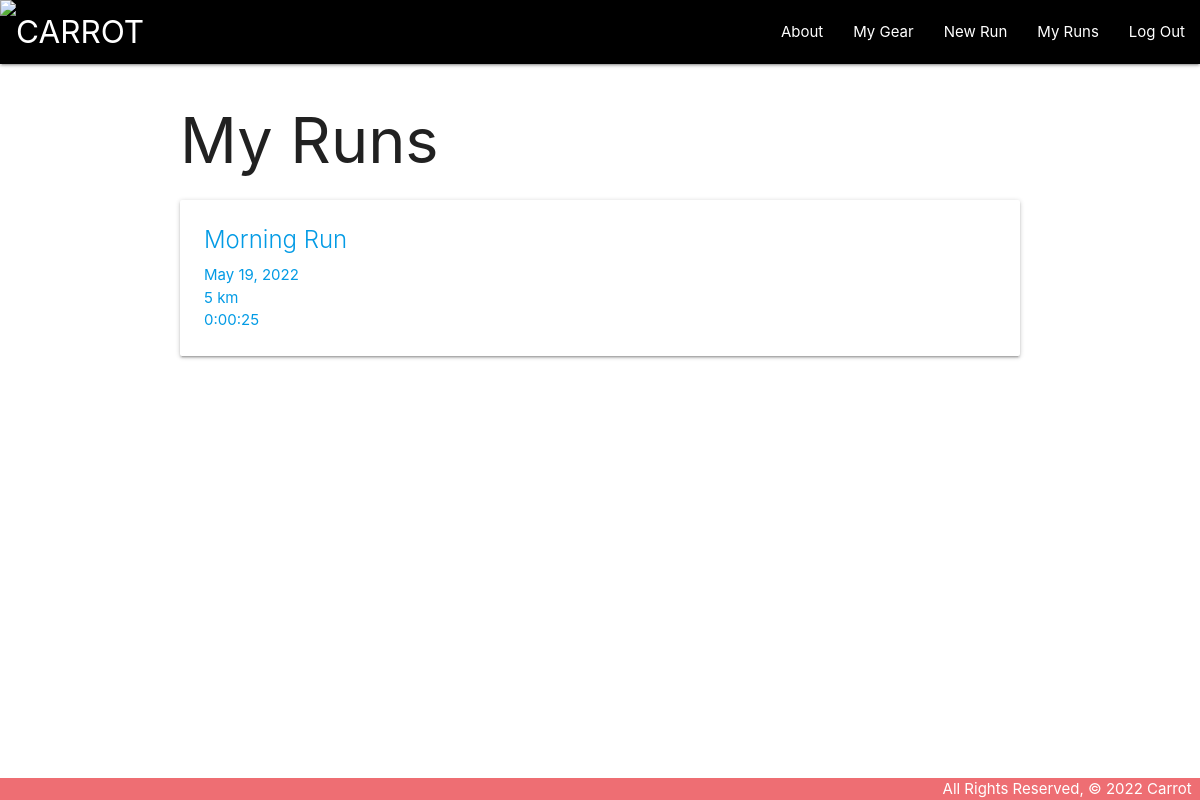
The app's page /runs/ (signed in), older data.
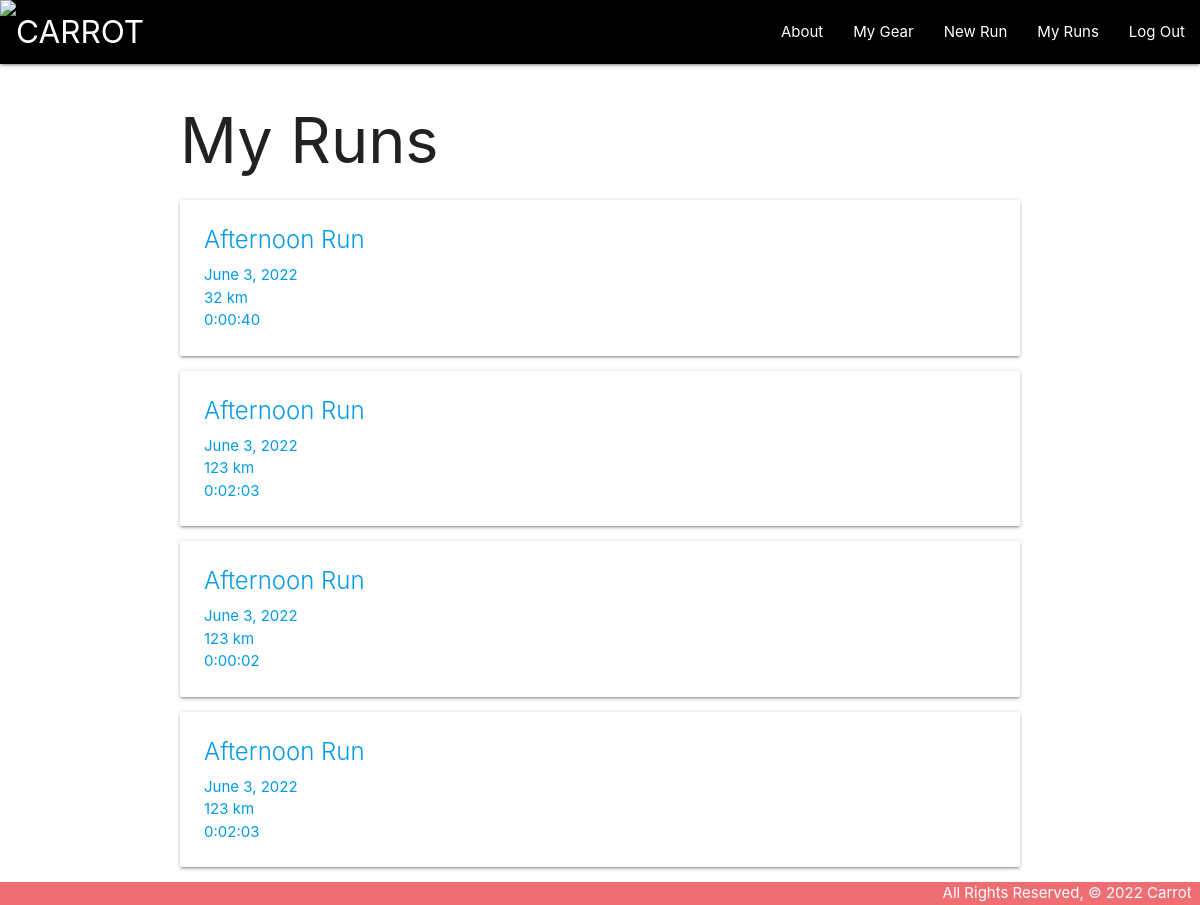
The same page, newer data.
### main_app/models.py (models this page shows, shortened)
class Run(models.Model):
    name = models.CharField(max_length=50,
    default=default_run_name())
    date = models.DateField(default=date.today)
    distance = models.IntegerField()
    time = models.DurationField()
    type = models.CharField(
        max_length=1,
        choices=TYPES,
        default=TYPES[0][0]
    )
    gear = models.ManyToManyField(Gear)
    user = models.ForeignKey(User, on_delete=models.CASCADE)
    class Meta:
        ordering = ['-date']

### main_app/views.py (the view)
# urls.py: path('runs/', views.runs_index, name='runs_index'),
@login_required
def runs_index(request):
    runs = Run.objects.all()
    return render(request, 'runs/index.html', {'runs': runs})

### main_app/templates/runs/index.html
{% extends 'base.html' %}
{% block content %}
<h1>My Runs</h1>
{% for r in runs %}
<a href="{% url 'run_detail' r.id %}">
<div class="card">
    <div class="card-content">
        <span class="card-title">{{r.name}}</span>
        <p>{{r.date}}</p>
        <p>{{r.distance}} km</p>
        <p>{{r.time}}</p>
    </div>
</div>
</a>
{% endfor %}
{% endblock %}

### main_app/templates/base.html (shortened to what this page needs)
{% load static %}
<!DOCTYPE html>
<html lang="en">
<head>
    <link rel="stylesheet" href="https://cdnjs.cloudflare.com/ajax/libs/materialize/1.0.0/css/materialize.min.css">
    <link rel="stylesheet" type="text/css" href="{% static 'css/style.css' %}">
</head>
<body>
    <header class="navbar-fixed">
        <nav>
            <div class="nav-wrapper" style="background-color: black;"">
                <ul>
                    <li><a href="/" class="left brand-logo" style="max-height: 4.4rem;"><img class="logo" style="max-height: 4rem;" src="https://i.imgur.com/e1kHIGf.png" alt="CARROT"></a></li>
                </ul>
                <ul class="right">
                    {% if user.is_authenticated %}
                    <li><a href="{% url 'account_detail' user.id %}"><img src="{{ profile.image }}" alt=""></a></li>
                    <li><a href="{% url 'about' %}">About</a></li>
                    <li><a href="{% url 'gear_index' %}">My Gear</a></li>
                    <li><a href="{% url 'run_create' %}">New Run</a></li>
                    <li><a href="{% url 'runs_index' %}">My Runs</a></li>
                    <li><a href="{% url 'logout' %}">Log Out</a></li>
                    {% else %}
                    <li><a href="{% url 'about' %}">About</a></li>
                    <li><a href="{% url 'signup' %}">Sign Up</a></li>
                    <li><a href="{% url 'login' %}">Log In</a></li>
                    {% endif %}
                </ul>
            </div>
        </nav>
    </header>
    <main class="container">
        {% block content %}
        {% endblock %}
    </main>
  	<footer class="page-footer">
       <div class="right">All Rights Reserved, &copy; 2022 Carrot &nbsp;</div>
    </footer>
</body>
</html>

### main_app/static/css/style.css (style rules this page uses)
body { display: flex; min-height: 100vh; flex-direction: column; }
main { flex: 1 0 auto; }
footer.page-footer { padding-top: 0; text-align: right; }

Row changes from the older to the newer data that the page shows:
removed Run: name "Morning Run", date "May 19, 2022", distance "5", time "0:00:25"
added Run: name "Afternoon Run", date "June 3, 2022", distance "32", time "0:00:40"
added Run: name "Afternoon Run", date "June 3, 2022", distance "123", time "0:02:03"
added Run: name "Afternoon Run", date "June 3, 2022", distance "123", time "0:00:02"
added Run: name "Afternoon Run", date "June 3, 2022", distance "123", time "0:02:03"
